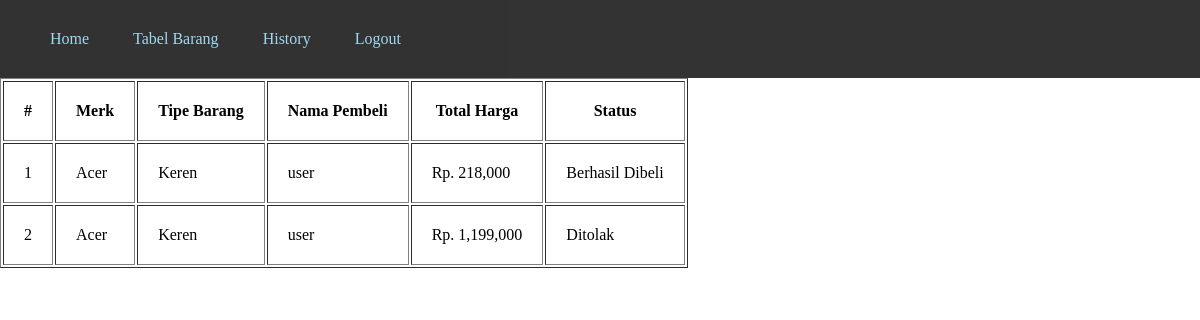
Screenshot of /history.php (signed in) with the database file from the repository.
### tables this page shows
CREATE TABLE `tb_transaksi` (
  `id_transaksi` int(11) NOT NULL,
  `id_user` int(11) NOT NULL,
  `id_barang` int(11) NOT NULL,
  `total_harga_transaksi` int(11) NOT NULL,
  `status_transaksi` int(11) NOT NULL DEFAULT 0
);

CREATE TABLE `barang` (
  `id_barang` int(15) NOT NULL,
  `merk_barang` varchar(255) NOT NULL,
  `tipe_barang` varchar(255) NOT NULL,
  `harga_barang` varchar(255) NOT NULL,
  `gmb_barang` varchar(255) NOT NULL
);

CREATE TABLE `user` (
  `id` int(15) NOT NULL,
  `username` varchar(255) NOT NULL,
  `password` varchar(255) NOT NULL,
  `level` varchar(255) NOT NULL
);

### history.php (the view, shortened to what this page needs)
<?php
	include "koneksi.php";
?>
<!DOCTYPE html>
<html>
<head>
	<link rel="stylesheet" href="css/style.css">
</head>
<body>
	<nav>
		<a href="home_user.php">Home</a>
		<a href="list_barang_user.php">Tabel Barang</a>
		<a href="history.php">History</a></li>
		<a href="logout.php" onclick="return confirm('Are you sure?')">Logout</a>
	</nav>
	<table border="1" cellpadding="20">
		<thead>
			<tr>
				<th>#</th>
				<th>Merk</th>
				<th>Tipe Barang</th>
				<th>Nama Pembeli</th>
				<th>Total Harga</th>
				<th>Status</th>
			</tr>
		</thead>
	<tbody>
		<?php
		$no = 1;
		$sql = mysqli_query($koneksi, "SELECT * FROM tb_transaksi A JOIN user B ON A.id_user=B.id JOIN barang C ON A.id_barang=C.id_barang");
		while ($data = mysqli_fetch_assoc($sql)) :
		?>
		<tr>
			<td><?= $no++; ?></td>
			<td><?= $data['merk_barang'] ?></td>
			<td><?= $data['tipe_barang'] ?></td>
			<td><?= $data['username'] ?></td>
			<td>Rp. <?= number_format($data['total_harga_transaksi']); ?></td>
			<?php if($data['status_transaksi'] == '0') : ?>
				<td>Menunggu Persetujuan</td>
			<?php elseif($data['status_transaksi'] == '2') : ?>
				<td>Ditolak</td>
			<?php else : ?>
				<td>Berhasil Dibeli</td>
			<?php endif; ?>
		</tr>
	<?php endwhile; ?>
	</tbody>
	</table>
</body>
</html>

### css/style.css (style rules this page uses)
* { margin: auto; }
nav { background-color: black; padding: 30px; opacity: 80%; }
a { color: skyblue; margin: 10px; text-decoration: none; padding: 10px; }
table { margin: 0; }

### rows the page displays
tb_transaksi: id_barang.merk_barang "Acer", id_barang.tipe_barang "Keren", id_user.username "user", total_harga_transaksi "218,000", status_transaksi "Berhasil Dibeli"
tb_transaksi: id_barang.merk_barang "Acer", id_barang.tipe_barang "Keren", id_user.username "user", total_harga_transaksi "1,199,000", status_transaksi "Ditolak"
